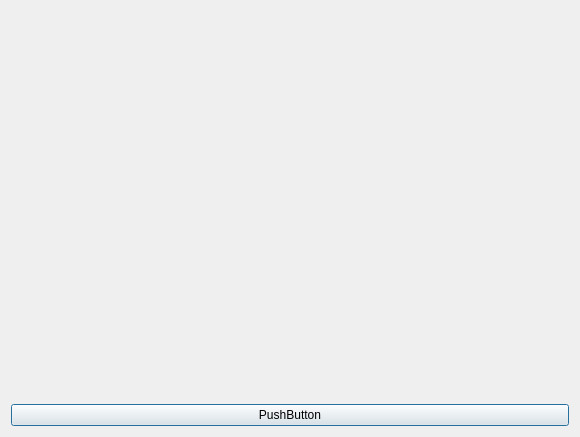
<?xml version="1.0" encoding="UTF-8"?>
<ui version="4.0">
 <class>Dialog</class>
 <widget class="QDialog" name="Dialog">
  <property name="geometry">
   <rect>
    <x>0</x>
    <y>0</y>
    <width>580</width>
    <height>437</height>
   </rect>
  </property>
  <property name="windowTitle">
   <string>Dialog</string>
  </property>
  <layout class="QVBoxLayout" name="verticalLayout">
   <item>
    <widget class="QWidget" name="widget_plot_1" native="true">
     <layout class="QVBoxLayout" name="layout_plot_1"/>
    </widget>
   </item>
   <item>
    <widget class="QPushButton" name="pushButton">
     <property name="text">
      <string>PushButton</string>
     </property>
    </widget>
   </item>
  </layout>
 </widget>
 <resources/>
 <connections/>
</ui>
